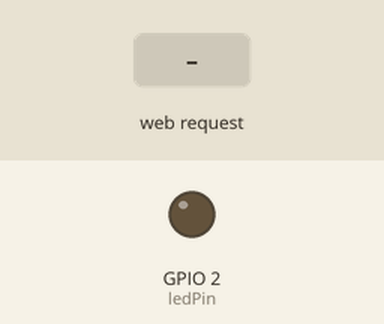
Recording of a sketch running on a simulated ESP32. On the bench: output pins drawn as LEDs (lit = HIGH). Inputs (shaded band) come from the test bench. WiFi joins after 1.5 s; servers stay silent unless stated; what the sketch prints to the serial monitor is not drawn.

Above: at 2.7 s.
2.8 s: HTTP request GET /led?state=on received
At 3.2 s:
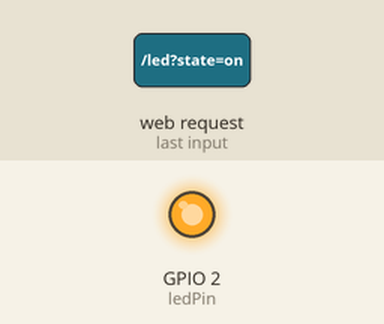
4.3 s: HTTP request GET /led?state=off received
At 5.5 s:
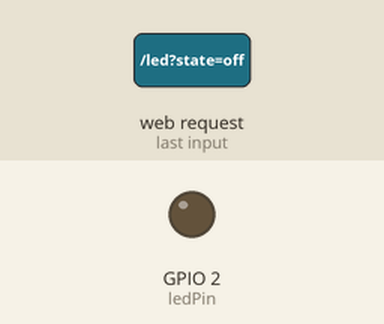
5.8 s: HTTP request GET /led?state=1 received
At 6.6 s:
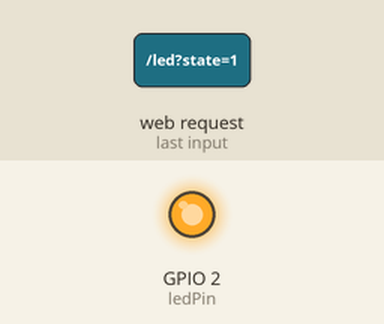
7.3 s: HTTP request GET /led?state=0 received
At 7.8 s:
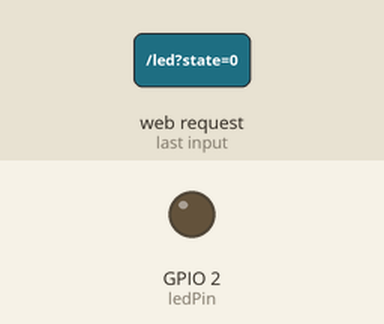
Timing chart, 0 to 9.8 s (numbered marks = the images above; inputs shaded):
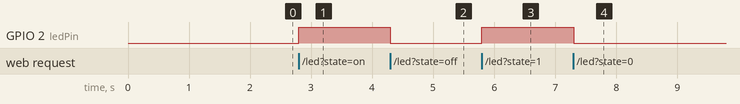

The sketch:

sketch_oct27a.ino
```cpp
#include <WiFi.h>
#include <WebServer.h>

const char* ssid = "SSID";
const char* password = "Password";

WebServer server(80);
const int ledPin = 2;
bool wifiConnected = false;

void setCORS() {
  server.sendHeader("Access-Control-Allow-Origin", "*");
  server.sendHeader("Access-Control-Allow-Methods", "GET, POST, OPTIONS");
  server.sendHeader("Access-Control-Allow-Headers", "Content-Type");
}

void handleOptions() {
  setCORS();
  server.send(204);
}

void handleLED() {
  setCORS();

  if (server.hasArg("state")) {
    String state = server.arg("state");

    if (state == "on" || state == "1") {
      digitalWrite(ledPin, HIGH);
      Serial.println("LED ON");
      server.send(200, "text/plain", "LED turned ON");
    }
    else if (state == "off" || state == "0") {
      digitalWrite(ledPin, LOW);
      Serial.println("LED OFF");
      server.send(200, "text/plain", "LED turned OFF");
    }
    else {
      server.send(400, "text/plain", "Invalid state");
    }
  } else {
    server.send(400, "text/plain", "Missing 'state' parameter");
  }
}


void connectToWiFi() {
  Serial.print("\nConnecting to Wi-Fi: ");
  Serial.println(ssid);
  WiFi.begin(ssid, password);

  int maxAttempts = 20;
  while (WiFi.status() != WL_CONNECTED && maxAttempts > 0) {
    delay(500);
    Serial.print(".");
    maxAttempts--;
  }

  if (WiFi.status() == WL_CONNECTED) {
    wifiConnected = true;
    Serial.println("\n✅ Wi-Fi connected!");
    Serial.print("ESP32 IP address: ");
    Serial.println(WiFi.localIP());
  } else {
    wifiConnected = false;
    Serial.println("\n❌ Failed to connect to Wi-Fi.");
    Serial.println("Check your SSID and password.");
  }
}


void setup() {
  Serial.begin(115200);
  pinMode(ledPin, OUTPUT);
  digitalWrite(ledPin, LOW);

  connectToWiFi();

  if (wifiConnected) {
    server.on("/led", HTTP_GET, handleLED);
    server.on("/led", HTTP_OPTIONS, handleOptions);
    server.begin();
    Serial.println("🌐 Server ready to receive requests!");
  }
}

void loop() {
  if (wifiConnected) {
    server.handleClient();
  } else {
    static unsigned long lastAttempt = 0;
    if (millis() - lastAttempt > 5000) {
      Serial.println("🔄 Trying to reconnect...");
      connectToWiFi();
      lastAttempt = millis();
    }
  }
}
```

Measured:
- after the input at 2.8 s, GPIO 2 (ledPin): LOW → HIGH at once
- after the input at 4.3 s, GPIO 2 (ledPin): HIGH → LOW at once
- after the input at 5.8 s, GPIO 2 (ledPin): LOW → HIGH at once
- after the input at 7.3 s, GPIO 2 (ledPin): HIGH → LOW at once
